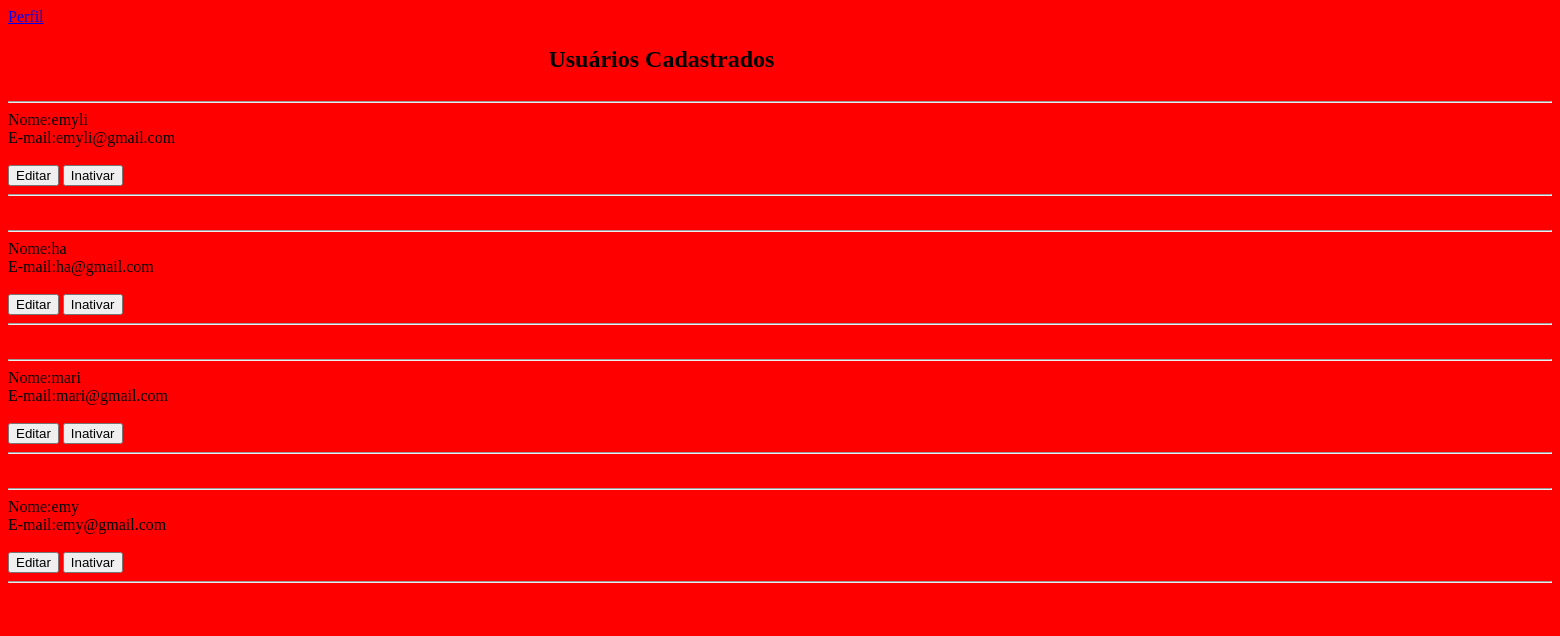
The app's page /usuarios_cadastrados.php (signed in), older data.
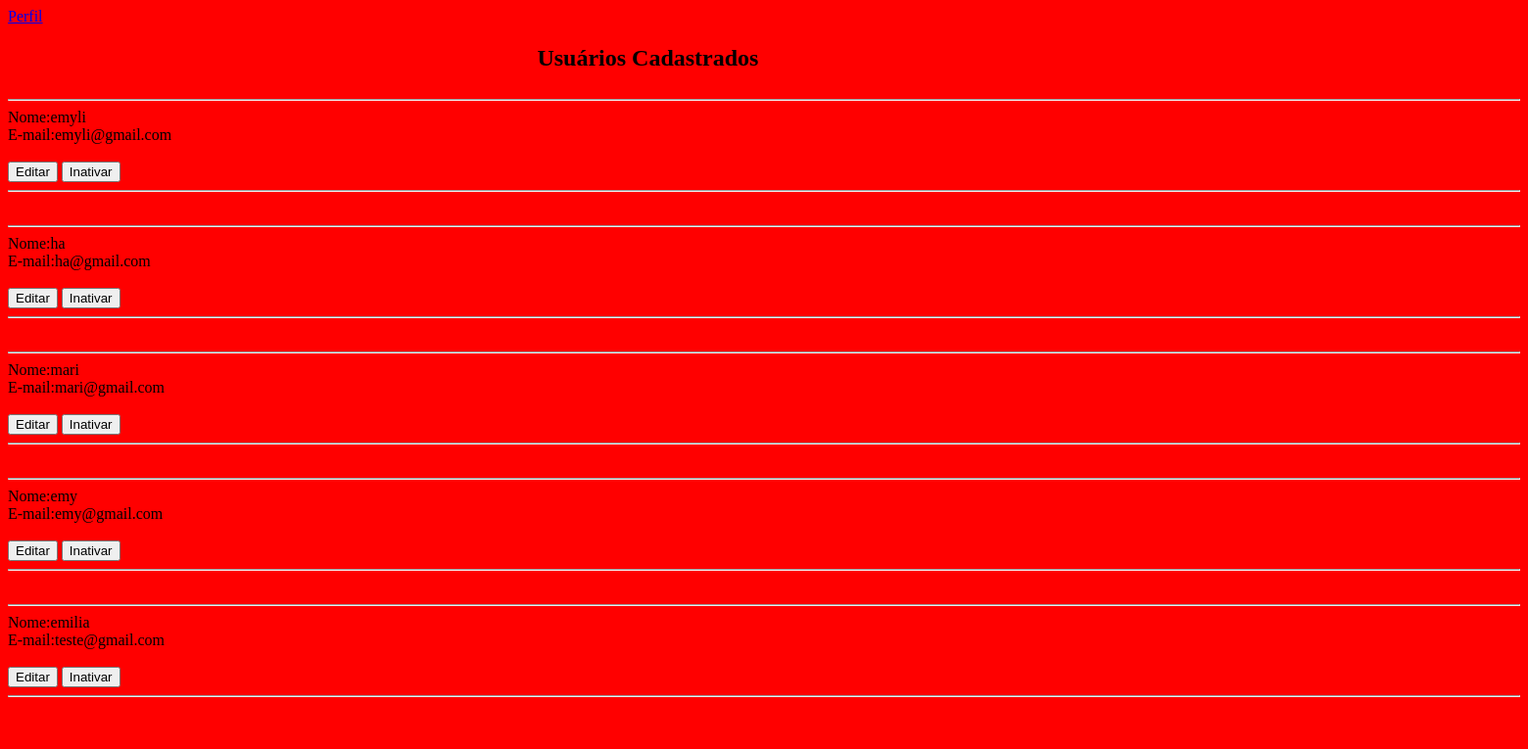
The same page, newer data.
### tables this page shows
CREATE TABLE `usuario` (
  `cod` int(11) NOT NULL,
  `nome` varchar(150) NOT NULL,
  `email` varchar(150) NOT NULL,
  `senha` varchar(45) NOT NULL,
  `cpf` int(20) NOT NULL,
  `perfil_cod` int(11) NOT NULL
);

### usuarios_cadastrados.php (the view, shortened to what this page needs)
<?php
    include('bd/verifica_login.php');
?>
<!DOCTYPE html>
<html lang="pt-br">
    <head>
            <link rel = "stylesheet" href = "css/relatorio.css">
    </head>
    <body>
        <a href="perfil.php">Perfil</a>
        <div class = "centro">
            <article class="z">
                <div class="d ">
                    <h1>Usuários Cadastrados</h1>
                </div>
            </article>
        </div>
        <?php
            $selecionar = "SELECT * FROM usuario";
            $resultado = mysqli_query ($conexao, $selecionar);
            while($row_usuario = mysqli_fetch_assoc($resultado)){
        ?>
        <article class="z">
        <div class="d">
        <?php
                echo "<hr>Nome:" . $row_usuario['nome'] . "<br>";
                echo "E-mail:" . $row_usuario['email'] . "<br><br>";
                if($_SESSION['perfil'] == 1){
      ?>
          <button>Editar</button>
          <button>Inativar</button><hr><br>
        <?php
                }
            }
        ?>
        </div>
        </article>
    </body>
</html>

### css/relatorio.css (style rules this page uses)
body { background-color: red; }
.centro { align-items: center; display: flex; position: relative; left: 35%; }
h1, h2, h3 { font-weight: 900; }
.z .d { background-color: red; }

Row changes from the older to the newer data that the page shows:
added usuario: nome "emilia", email "teste@gmail.com"
